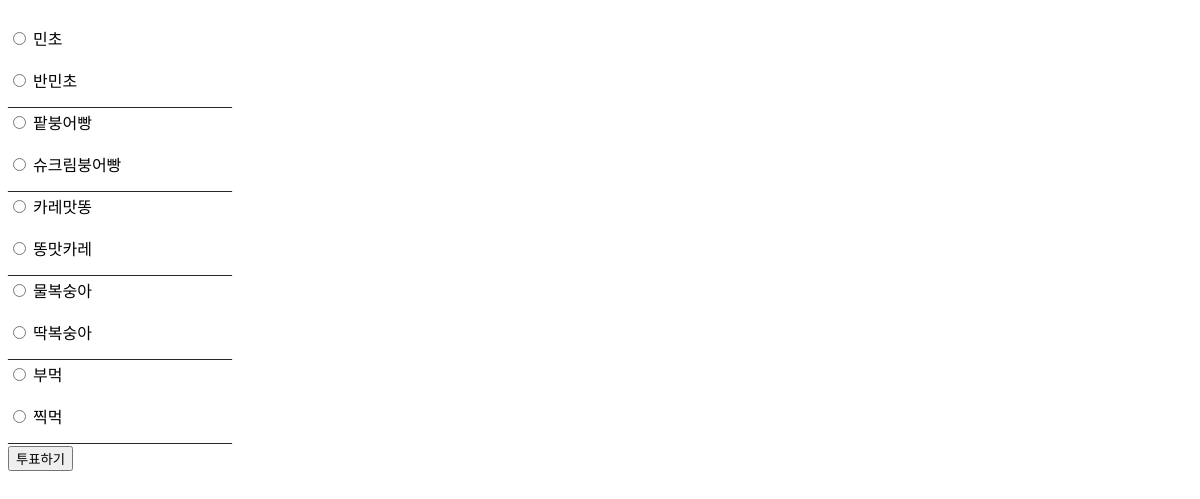
/vote_page, run on an earlier commit of the app's database.
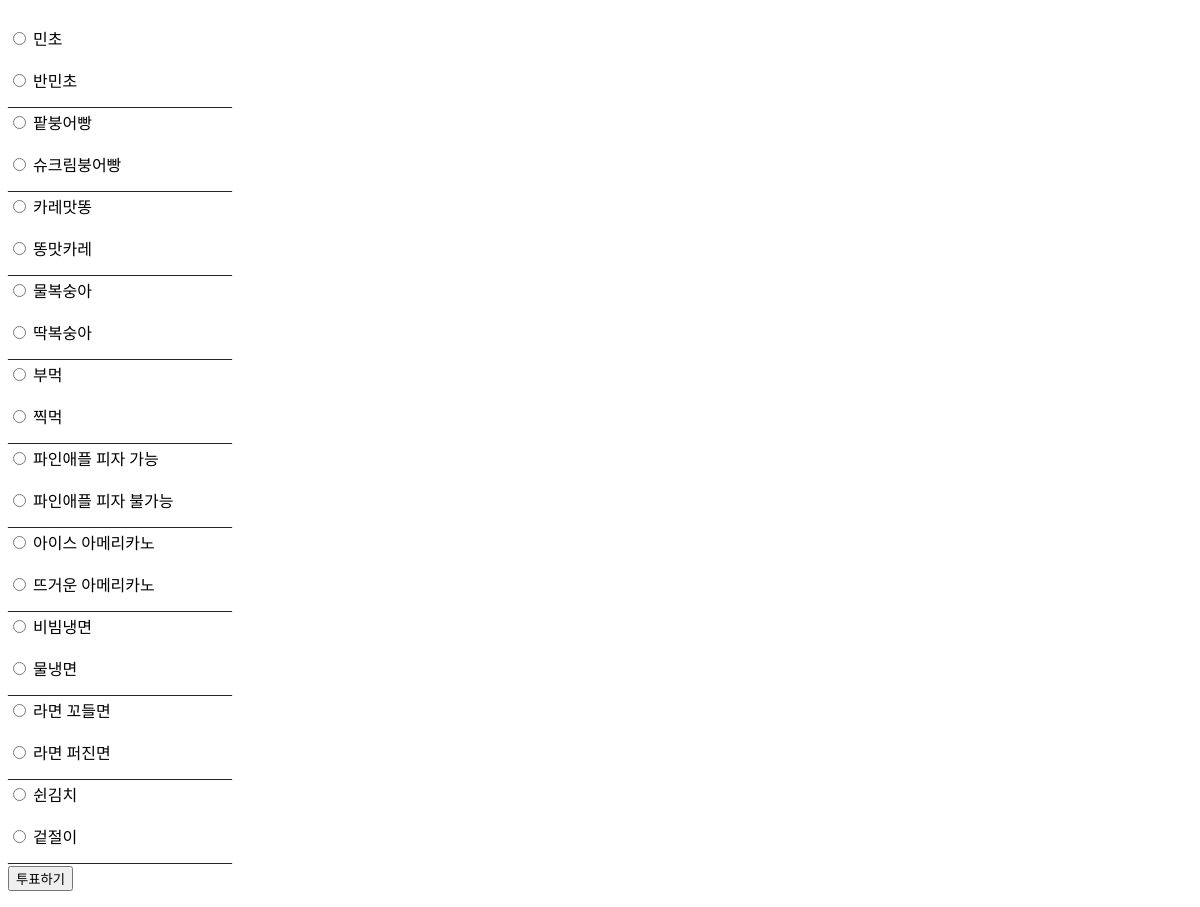
And on a later commit of the database.
### polls/models.py (models this page shows, shortened)
class Choice(models.Model):
    vote = models.ForeignKey(Vote,on_delete=models.CASCADE)
    name = models.CharField(max_length=20)
    count = models.IntegerField(default=0)
    powerful = models.BooleanField(default=False)

class Vote(models.Model):
    vote_name = models.CharField(default = '',max_length=20)
    created = models.DateTimeField(default=timezone.now)

### polls/views.py (the view)
# urls.py: path('vote_page', vote_page, name = "vote_page"),
def vote_page(request) :
    vote = Vote.objects.all()
    total_voted_number = Choice.objects.get(id=1).count +Choice.objects.get(id=2).count # 총 투표한 사람들의 수
    return render(request, 'vote.html', {'vote':vote, 'total_voted_number' : total_voted_number })

### polls/templates/vote.html
<form action="{% url 'vote' %}" method="get" enctype="multipart/form-data">
{% for v in vote %}
    {% for c in v.choice_set.all %}
    <br>
    <input type="radio" name="choice{{v.id}}" id="c{{ forloop.counter }}" value="{{ c.id }}"/>
    <label for="c{{ forloop.counter }}"> {{ c.name }}</label> <br/>
    {% endfor %}
    ____________________________
{% endfor %}
<br>
<input type="submit" value="투표하기"/>
</form>

What changed in the data, as far as the page shows it:
added Choice: name "파인애플 피자 가능"
added Choice: name "파인애플 피자 불가능"
added Choice: name "아이스 아메리카노"
added Choice: name "뜨거운 아메리카노"
added Choice: name "비빔냉면"
added Choice: name "물냉면"
added Choice: name "라면 꼬들면"
added Choice: name "라면 퍼진면"
added Choice: name "쉰김치"
added Choice: name "겉절이"
